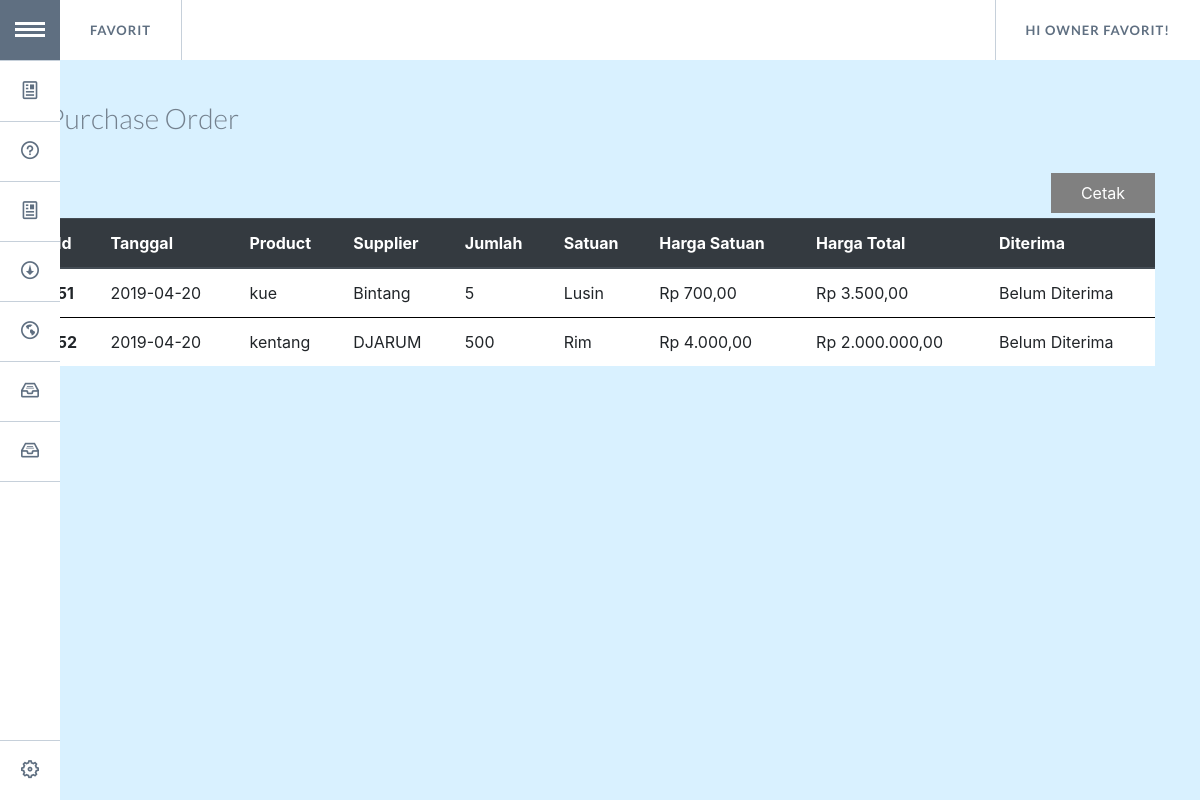
The app's page /order.php (signed in), older data.
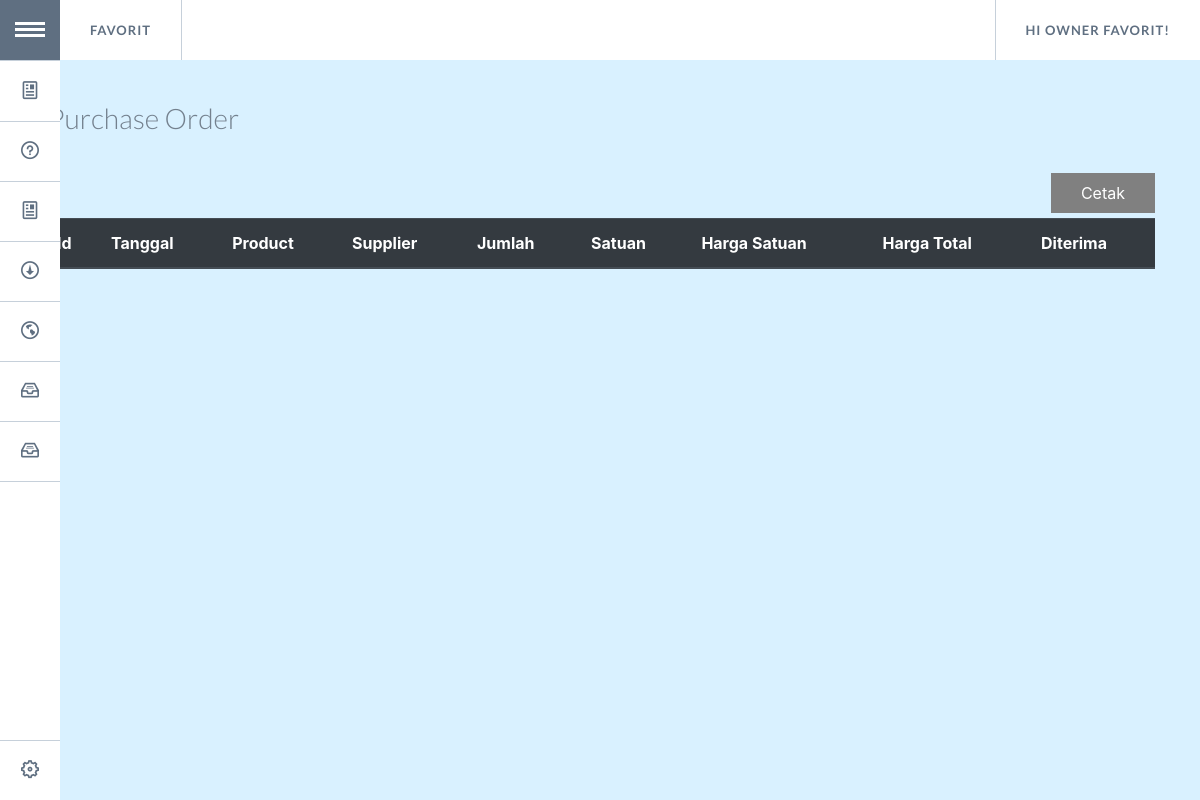
The same page, newer data.
### tables this page shows
CREATE TABLE `purchase_order` (
  `id_demand` int(5) NOT NULL,
  `tgl` date NOT NULL,
  `id_item` int(5) DEFAULT NULL,
  `qty_demand` int(10) NOT NULL,
  `sum_demand` int(20) NOT NULL,
  `status` int(1) NOT NULL,
  `ret_stat` int(1) NOT NULL DEFAULT '0',
  `qty_ret` int(5) NOT NULL DEFAULT '0'
);

CREATE TABLE `product` (
  `id_item` int(5) NOT NULL,
  `id_supplier` int(5) DEFAULT NULL,
  `nama_item` varchar(50) NOT NULL,
  `jumlah_item` int(250) NOT NULL,
  `satuan` varchar(7) NOT NULL,
  `harga_satuan` int(20) NOT NULL
);

CREATE TABLE `suppliers` (
  `id_supplier` int(5) NOT NULL,
  `nama_supplier` varchar(40) NOT NULL,
  `email` varchar(60) DEFAULT NULL,
  `alamat` varchar(100) DEFAULT NULL,
  `no_hp` int(14) DEFAULT NULL,
  `sisa_tagihan` int(20) DEFAULT NULL
);

### order.php (the view, shortened to what this page needs)
<!DOCTYPE html>
<html lang="en" class="no-js">
	<head>
        <link rel="stylesheet" href="https://stackpath.bootstrapcdn.com/bootstrap/4.3.1/css/bootstrap.min.css">
		<link rel="stylesheet" type="text/css" href="assets/GoogleNexusWebsiteMenu/css/normalize.css" />
		<link rel="stylesheet" type="text/css" href="assets/GoogleNexusWebsiteMenu/css/style.css" />
		<link rel="stylesheet" type="text/css" href="assets/GoogleNexusWebsiteMenu/css/component.css" />
		<link rel="stylesheet" type="text/css" href="assets/css/table.css" />
	</head>
	<body>
	<?php
	include 'koneksi_model.php';
	if (!isset($_SESSION["sukses"]) and !isset($_SESSION["username"]) and !isset($_SESSION["password"])) {
		die("<div style='margin-top:200px'>
			<h1 style='text-align:center;color:red;font-weight:bold'>Kami tidak mengenali anda!</h1>
			<h3 style='text-align:center'>Silahkan login <a href='login_page.php'>disini</a></h3>
			</div>");
	}else
		{
			$sql= "SELECT nama FROM user WHERE username='".$_SESSION["username"]."'";
			$query= mysqli_query($conn,$sql);
			$result= mysqli_fetch_array($query);
			$hello = $result[0];
		}
?>
		<div class="container">
			<ul id="gn-menu" class="gn-menu-main">
				<li class="gn-trigger">
					<a class="gn-icon gn-icon-menu"><span>Menu</span></a>
					<nav class="gn-menu-wrapper">
						<div class="gn-scroller">
							<ul class="gn-menu">
							<li><a class="gn-icon gn-icon-article" href='request.php'>Purchase Request</a></li>
								<li><a class="gn-icon gn-icon-help"href='acc.php'>Approval</a></li>
								<li><a class="gn-icon gn-icon-article" href='order.php'>Purchase Order</a></li>
								<li><a class="gn-icon gn-icon-download" href='terima.php'>Receiving</a></li>
								<li><a class="gn-icon gn-icon-earth" href='hutang.php'>Account Payable</a></li>
								<li><a class="gn-icon gn-icon-archive" href='supplier.php'>Supplier</a></li>
								<li><a class="gn-icon gn-icon-archive" href='produk.php'>Product</a></li>
								<li class="bawah"><a class="gn-icon gn-icon-cog" href='logout.php'>Logout</a></li>
							</ul>
						</div>
					</nav>
				</li>
				<li><a href='mainMenu.php'>Favorit</a></li>
				<li><a href="password.php"><span>Hi <?php echo $hello ?>!</span></a></li>
			</ul>
			<header>
				<h1> <span>Purchase Order</span></h1>
			</header>
			<div>
			<form>
         				<button style="float: right;"class="tambahBut" type="submit" onclick="window.open('order_cetak.php')">Cetak</button>
      				</form>
			<table class="table">
				<thead class="thead-dark">
					<tr>
						<th scope="col">Id</th>
						<th scope="col">Tanggal</th>
						<th scope="col">Product</th>
						<th scope="col">Supplier</th>
						<th scope="col">Jumlah</th>
						<th scope="col">Satuan</th>
						<th scope="col">Harga Satuan</th>
						<th scope="col">Harga Total</th>
						<th scope="col">Diterima</th>
					</tr>
				</thead>
			<?php
				$sql3= "SELECT purchase_order.id_demand,purchase_order.tgl,purchase_order.ret_stat,product.nama_item,suppliers.nama_supplier,purchase_order.qty_demand,product.satuan,product.harga_satuan,purchase_order.sum_demand FROM purchase_order LEFT JOIN product ON purchase_order.id_item =product.id_item LEFT JOIN suppliers ON product.id_supplier=suppliers.id_supplier WHERE purchase_order.status=1";
				$query3= mysqli_query($conn,$sql3);
				while ($hsl3= mysqli_fetch_assoc($query3)){
			?>
				<tr>
					<th style="background: white" scope ="row"><?php echo $hsl3['id_demand'];?></th>
					<td style="background: white"><?php echo $hsl3['tgl'];?></td>
					<td style="background: white"><?php echo $hsl3['nama_item'];?></td>
					<td style="background: white"><?php echo $hsl3['nama_supplier'];?></td>
					<td style="background: white"><?php echo $hsl3['qty_demand'];?></td>
					<td style="background: white"><?php echo $hsl3['satuan'];?></td>
					<td style="background: white"><?php echo "Rp ".number_format($hsl3['harga_satuan'],2,",",".");?></td>
					<td style="background: white"><?php echo "Rp ".number_format($hsl3['sum_demand'],2,",",".");?></td>
					<td style="background: white"><?php if($hsl3['ret_stat']==0){echo "Belum Diterima";}else{echo "Diterima" ;}?></td>
				</tr>
			<?php
				}
			?>
			</table>
			</div>
		</div>
</body>
</html>

Row changes from the older to the newer data that the page shows:
removed purchase_order: id_demand "51", tgl "2019-04-20", id_item.nama_item "kue", suppliers.nama_supplier "Bintang", qty_demand "5", id_item.satuan "Lusin", id_item.harga_satuan "700,00", sum_demand "3.500,00", ret_stat "Belum Diterima"
removed purchase_order: id_demand "52", tgl "2019-04-20", id_item.nama_item "kentang", suppliers.nama_supplier "DJARUM", qty_demand "500", id_item.satuan "Rim", id_item.harga_satuan "4.000,00", sum_demand "2.000.000,00", ret_stat "Belum Diterima"
